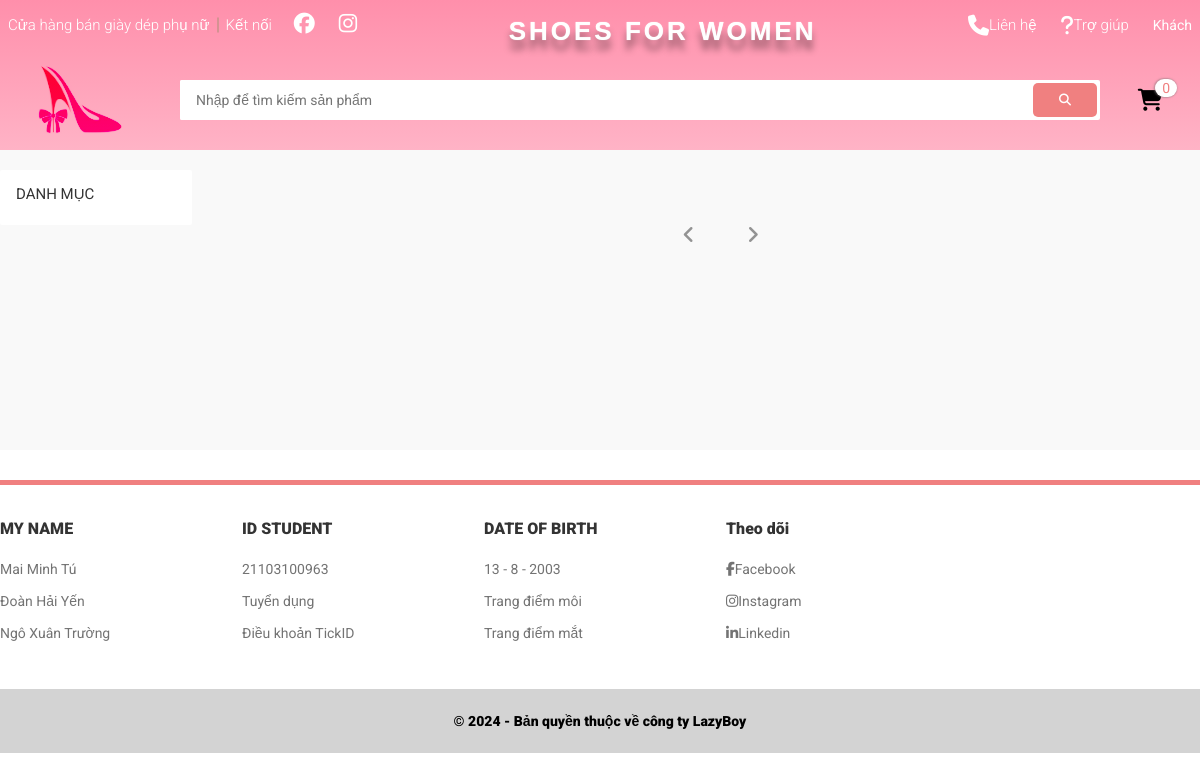
The page /app.php on the database as committed earlier.
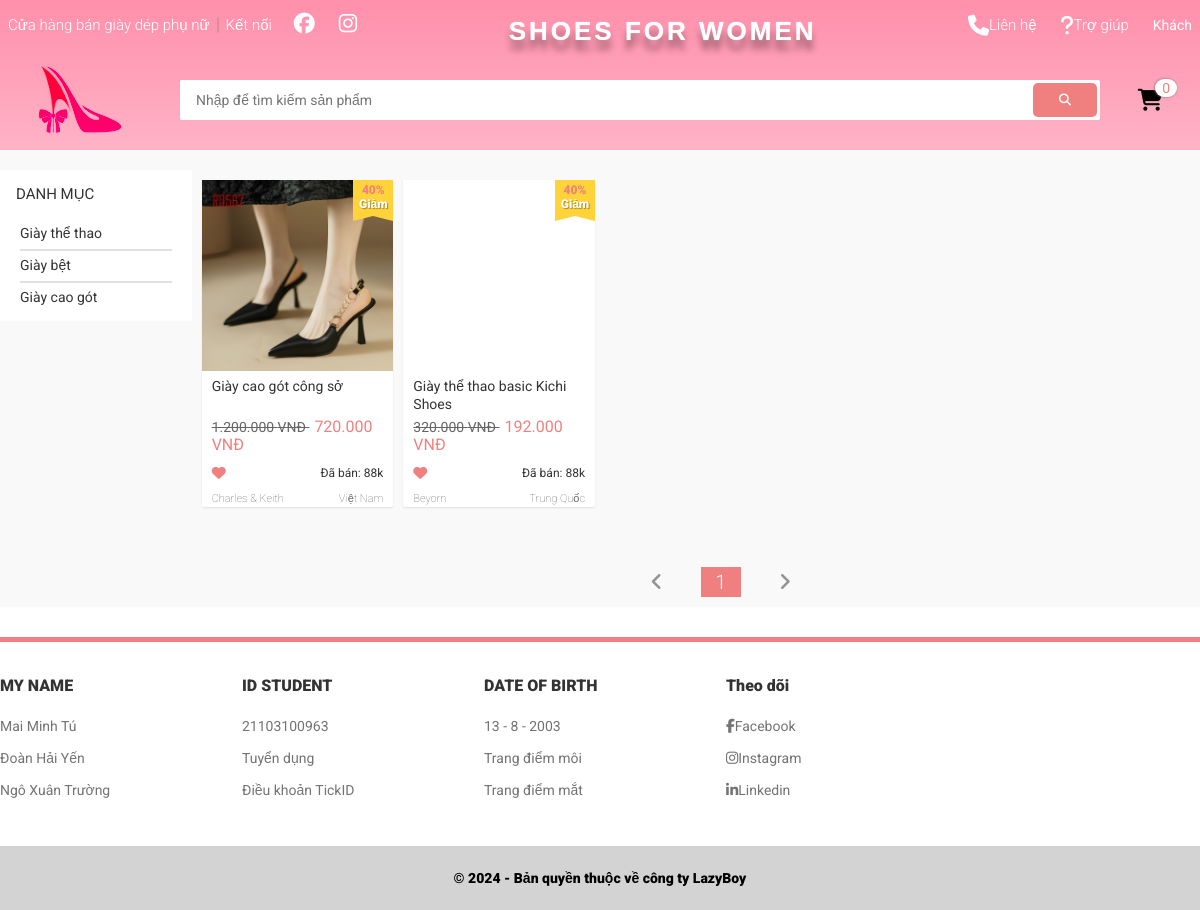
The same page on the database as committed later.
### tables this page shows
CREATE TABLE `danhmuc` (
  `iddanhmuc` int(11) NOT NULL,
  `ten` varchar(100) NOT NULL,
  `thutu` int(100) NOT NULL
);

CREATE TABLE `sanpham` (
  `id` int(11) NOT NULL,
  `masanpham` varchar(200) NOT NULL,
  `tensanpham` varchar(200) NOT NULL,
  `nhasanxuat` varchar(200) NOT NULL,
  `xuatsu` varchar(50) NOT NULL,
  `hinhanh` varchar(50) NOT NULL,
  `mau` varchar(100) NOT NULL,
  `khoiluong` varchar(100) NOT NULL,
  `kichco` varchar(100) NOT NULL,
  `chatlieu` varchar(100) NOT NULL,
  `degiay` varchar(100) NOT NULL,
  `cao` int(20) NOT NULL,
  `gia` varchar(100) NOT NULL,
  `trangthai` int(11) NOT NULL,
  `iddanhmuc` int(11) NOT NULL
);

### views/products/producs_display.php (the view, shortened to what this page needs)
<?php
include $_SERVER['DOCUMENT_ROOT'] . '/BTL_WEB_html_css_php/config/config.php';
if (isset($_GET['trang'])) {
    $page = $_GET['trang'];
} else {
    $page = 1;
}
if ($page == '' || $page == 1) {
    $begin = 0;
} else {
    $begin = ($page * 10) - 10;
}
$sql = "select * from sanpham,danhmuc where sanpham.iddanhmuc=danhmuc.iddanhmuc order by sanpham.id ASC limit $begin,10";
$query = mysqli_query($connect, $sql);
?>
<div class="home-product">
    <div class="grid__row">
        <?php
        while ($row = mysqli_fetch_array($query)) {
        ?>
            <div class="grid__column-2-4">
                <a class="product-item" href="app.php?view=product&id=<?php echo $row['id'] ?>">
                    <div class="product-item__img" style="background-image: url(<?php echo BASE_URL; ?>assets/img/goods/<?php echo $row['hinhanh'] ?>);"></div>
                    <h4 class="product-item__name">
                        <?php echo $row['tensanpham'] ?>
                    </h4>
                    <div class="product-item__price">
                        <span class="product-item__price-old">
                            <?php echo number_format($row['gia'], 0, ',', '.') . ' VNĐ' ?>
                        </span>
                        <span class="product-item__price-new">
                            <?php
                            echo number_format($gia_giam, 0, ',', '.') . ' VNĐ' ?>
                        </span>
                    </div>
                    <div class="product-item__action">
                        <span class="product-item__heart product-item__heart--liked">
                            <i class="product-item__icon-liked fa fa-heart"></i>
                        </span>
                        <span class="product-item__sold">Đã bán: 88k</span>
                    </div>
                    <div class="product-item__origin">
                        <span class="product-item__brand"><?php echo $row['nhasanxuat'] ?></span>
                        <div class="product-item__origin-name">
                            <?php echo $row['xuatsu'] ?>
                        </div>
                    </div>
                    <div class="product-item__sell-off">
                        <span class="product-item__sell-off-percent">40%</span>
                        <span class="product-item__sell-off-text">Giảm</span>
                    </div>
                </a>
            </div>
        <?php } ?>
    </div>
    <?php
    $sql2 =  "select * from sanpham";
    $query2 = mysqli_query($connect, $sql2);
    $row = mysqli_num_rows($query2);
    $trang = ceil($row / 6);
    ?>
    <ul class="pagination home-product__pagination">
        <li class="pagination-item" onclick="goToFirstPage()">
            <a class="pagination-item__link"  href="javascript:void(0)">
                <i class="fa-solid fa-angle-left"></i>
            </a>
            <?php for ($i = 1; $i <= $trang; $i++) { ?>
        </li>
        <li class="pagination-item <?php echo ($i == $page) ? 'pagination-item--active' : ''; ?>">
            <a class="pagination-item__link" href="<?php echo BASE_URL; ?>app.php?trang=<?php echo $i ?>">
                <?php echo $i ?>
            </a>
        </li>
    <?php } ?>
    <li class="pagination-item" onclick="goToLastPage()">
        <a href="" class="pagination-item__link"  href="javascript:void(0)">
            <i class="fa-solid fa-angle-right"></i>
        </a>
    </li>
    </ul>
</div>

### app.php (shortened to what this page needs)
<!DOCTYPE html>
<html lang="en">
<head>
  <link rel="stylesheet" href="https://cdnjs.cloudflare.com/ajax/libs/normalize/8.0.1/normalize.min.css" />
  <link rel="stylesheet" href="./assets/fonts/fontawesome-free-6.6.0-web/css/all.min.css" />
  <link rel="stylesheet" href="./assets/css/base.css" />
  <link rel="stylesheet" href="./assets/css/main.css" />
  <?php
  $view = isset($_GET['view']) ? $_GET['view'] : 'home';
  ?>
  <?php
function tinhGiaGiam($gia) {
    $gia_giam = $gia * 0.6;
}
?>
</head>
<body>
  <div class="app">
    <?php
    if ($view == 'faq') {
      include "./views/layouts/faq/header_faq_page.php";
    } else {
      include "./views/layouts/header.php";
    }
    ?>
    <?php
    if ($view == 'product' && isset($_GET['id'])) {
      include './views/products/container_product_details.php';
    }elseif ($view == 'cart') {
      include './views/layouts/cart/container_cart.php';
    }elseif ($view == 'faq' ) {
      include "./views/layouts/faq/container_faq_page.php";
    }elseif ($view == 'contact') {
      include './views/layouts/contact/container_contact_page.php';
    }elseif ($view == 'thanks_for_buying') {
      include './views/layouts/thanks_for_buying.php';
    }
    else {
      include './views/layouts/container.php';
    }
    ?>
    <?php
    include("./views/layouts/footer.php");
    ?>
  </div>
</body>
</html>

### views/layouts/header.php (shortened to what this page needs)
<header class="header">
  <div class="grid">
    <nav class="header__bar">
      <ul class="header__bar-list">
        <li
          class="header__bar-item header__bar-item--has-qr header__bar-item--separate">
          <a href="app.php" class="header__bar-link-item">
            Cửa hàng bán giày dép phụ nữ
          </a>
        </li>
        <li class="header__bar-item">
          <span class="header__bar-title">Kết nối</span>
          <a href="" class="header__bar-icon"><i class="icon fa-brands fa-facebook"></i></a>
          <a href="" class="header__bar-icon"><i class="icon fa-brands fa-instagram"></i></a>
        </li>
      </ul>
      <h3 class="header__bar-banner">shoes for women</h3>
      <ul class="header__bar-list">
        <li class="header__bar-item">
          <a href="app.php?view=contact" class="header__bar-link-item">
            <i class="icon fa-solid fa-phone"></i>
            Liên hệ
          </a>
        </li>
        <li class="header__bar-item">
          <a href="app.php?view=faq" class="header__bar-link-item">
            <i class="icon fa-solid fa-question"></i>
            Trợ giúp</a>
        </li>
        <li class="header__bar-item header__bar-user">
          <span class="header__bar-user-name">
            <?php
            if (isset($_SESSION['username'])) {
              echo $_SESSION['username'];
            } else {
              echo 'Khách';
            }
            ?>
          </span>
        </li>
      </ul>
    </nav>
    <?php
    if (isset($_GET['view']) && $_GET['view'] == 'cart') {
      include(BASE_PATH . "views/layouts/cart/header_cart.php");
    } else {
      include(BASE_PATH . "views/layouts/header_page.php");
    }
    ?>
  </div>
</header>

### views/layouts/header_page.php (shortened to what this page needs)
<div class="header-with-search">
    <div class="header__banner">
        <a href="/" class="header__banner-link">
            <img
                src="./assets/img/thiet-ke-logo-cua-hang-giay-dep.jpg"
                alt=""
                class="header__banner-img" />
        </a>
    </div>
    <form action="app.php?view=search" class="header__search--form" method="post">
        <div class="header__search">
            <div class="header__search-wrap">
                <input
                    type="search"
                    class="header__search-input"
                    placeholder="Nhập để tìm kiếm sản phẩm"
                    name="key" />
            </div>
            <button type="submit" class="header__search-btn" name="search">
                <i class="fa-solid fa-search"></i>
            </button>
    </form>
</div>
<div class="header__cart">
    <div class="header__cart-wrap">
        <a href="app.php?view=cart" style="color: black;">
            <i class="fa-solid fa-cart-shopping"></i>
        </a>
        <span class="header__cart-notice">
        <?php
        $tongsoluong = 0;
        echo $tongsoluong > 0 ? $tongsoluong : "0";
        ?>
    </span>
    </div>
</div>

### views/layouts/container.php
<main class="container">
  <div class="grid">
    <div class="grid__row grid-container">
      <div class="grid__column-2">
        <?php
        include(BASE_PATH . "views/products/list_category.php");
        ?>
      </div>
      <div class="grid__column-10">
        <?php
        if ($view == 'product_category') {
          include(BASE_PATH . "views/products/container_category.php");
        ?>
        <?php
        } elseif ($view == 'search') {
          include(BASE_PATH . "models/search.php");
        } else {
          include(BASE_PATH . "views/products/producs_display.php");
        }
        ?>
      </div>
    </div>
</main>

### views/products/list_category.php
<nav class="container__category">
    <h3 class="category__heading">
        Danh mục
    </h3>
    <ul class="category-list">
        <?php
        include $_SERVER['DOCUMENT_ROOT'] . '/BTL_WEB_html_css_php/config/config.php';
        $sql = "select * from danhmuc order by iddanhmuc DESC";
        $query = mysqli_query($connect, $sql);
        while ($row = mysqli_fetch_array($query)) {
        ?>
            <li class="category-item category-item--active">
                <a class="category-item__link" href="app.php?view=product_category&id=<?php echo $row['iddanhmuc'] ?>"><?php echo $row['ten'] ?></a>
            </li>
        <?php } ?>
    </ul>
</nav>

### views/layouts/footer.php (shortened to what this page needs)
<footer class="footer">
        <div class="grid">
          <div class="grid__row">
            <div class="grid__column-2-4">
              <h3 class="footer__heading">MY NAME</h3>
              <ul class="footer-list">
                <li class="footer-item">
                  <a href="" class="footer-item__link">Mai Minh Tú</a>
                  </li>
                <li class="footer-item">
                  <a href="" class="footer-item__link">Đoàn Hải Yến</a>
                </li>
                <li class="footer-item">
                  <a href="" class="footer-item__link">Ngô Xuân Trường</a>
                </li>
              </ul>
            </div>
            <div class="grid__column-2-4">
              <h3 class="footer__heading">ID STUDENT</h3>
              <ul class="footer-list">
                <li class="footer-item">
                  <a href="" class="footer-item__link">21103100963</a>
                </li>
                <li class="footer-item">
                  <a href="" class="footer-item__link">Tuyển dụng</a>
                </li>
                <li class="footer-item">
                  <a href="" class="footer-item__link">Điều khoản TickID</a>
                </li>
              </ul>
            </div>
            <div class="grid__column-2-4">
              <h3 class="footer__heading">DATE OF BIRTH</h3>
              <ul class="footer-list">
                <li class="footer-item">
                  <a href="" class="footer-item__link">13 - 8 - 2003</a>
                </li>
                <li class="footer-item">
                  <a href="" class="footer-item__link">Trang điểm môi</a>
                </li>
                <li class="footer-item">
                  <a href="" class="footer-item__link">Trang điểm mắt</a>
                </li>
              </ul>
            </div>
            <div class="grid__column-2-4">
              <h3 class="footer__heading">Theo dõi</h3>
              <ul class="footer-list">
                <li class="footer-item">
                  <a href="" class="footer-item__link">
                    <i class="fa-brands fa-facebook-f"></i>
                    Facebook</a>
                  </li>
                  <li class="footer-item">
                  <a href="" class="footer-item__link">
                    <i class="fa-brands fa-instagram"></i>
                    Instagram</a>
                  </li>
                  <li class="footer-item">
                  <a href="" class="footer-item__link">
                    <i class="fa-brands fa-linkedin-in"></i>
                    Linkedin</a>
                  </li>
              </ul>
            </div>
        </div>
        </div>
        <div class="footer__bottom">
            <div class="grid">
              <p class="footer__copyright">
                © 2024 - Bản quyền thuộc về công ty LazyBoy
              </p>
            </div>
        </div>
      </footer>

### assets/css/base.css (style rules this page uses)
:root { --white-color: white; --black-color:black; --text-color:#333; --border-color:#dbdbdb; --primary-color:lightcoral; --bar-height:50px; --header-height:150px; --header-with-search-height:calc(var(--header-height) - var(--bar-height)); }
* { box-sizing: inherit; }
html { font-size: 62.5%; line-height: 1.6rem; font-family: "Roboto", sans-serif; box-sizing: border-box; }
.grid { width: 1200px; max-width: 100%; margin: 0 auto; }
.grid__row { display: flex; flex-wrap: wrap; margin-left: -5px; margin-right: -5px; }
.grid__column-2 { padding-left: 5px; padding-right: 5px; width: 16.6667%; }
.grid__column-10 { padding-left: 5px; padding-right: 5px; width: 83.3334%; }
.grid__column-2-4 { padding-left: 5px; padding-right: 5px; width: 20%; }
.pagination { display: flex; align-items: center; justify-content: center; list-style: none; }
.pagination-item { margin: 0 12px; }
.pagination-item__link { --height: 30px; display: block; text-align: center; text-decoration: none; font-weight: 300; font-size: 2rem; color: #939393; min-width: 40px; line-height: var(--height); height: var(--height); }
.pagination-item--active .pagination-item__link { color: var(--white-color); background-color: var(--primary-color); }

Rows that differ between the two databases and show on the page:
added danhmuc: ten "Giày thể thao"
added danhmuc: ten "Giày bệt"
added danhmuc: ten "Giày cao gót"
added sanpham: hinhanh (picture), tensanpham "Giày cao gót công sở", gia "1.200.000", gia "720.000", nhasanxuat "Charles & Keith", xuatsu "Việt Nam"
added sanpham: tensanpham "Giày thể thao basic Kichi Shoes", gia "320.000", gia "192.000", nhasanxuat "Beyorn", xuatsu "Trung Quốc"
Other text that changed with them:
new list line: "1"
